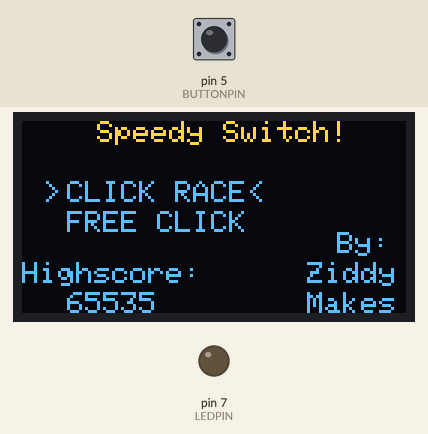
This sketch was run on a simulated Arduino Uno, built with avr-gcc and run on an emulated ATmega328P. Parts: 128×64 one-colour display, output pins drawn as LEDs (lit = HIGH). Inputs (shaded band) come from the test bench; at power-on: pin 5 (BUTTONPIN) HIGH. The OLED is the two-colour kind (top 16 rows yellow); the display library's start-up logo is not drawn.

Above: at 1.3 s.
1.4 s: pin 5 (BUTTONPIN) pulled LOW for 3.2 s
At 2.04 s:
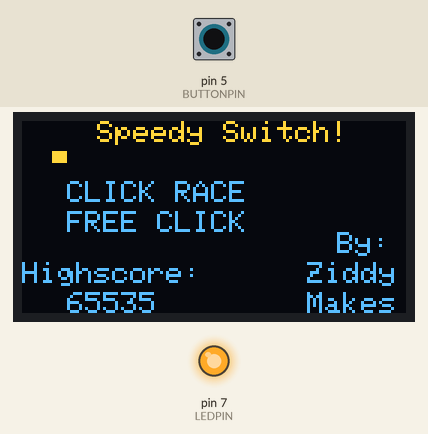
5.2 s: pin 5 (BUTTONPIN) pulled LOW for 0.15 s
At 6.8 s:
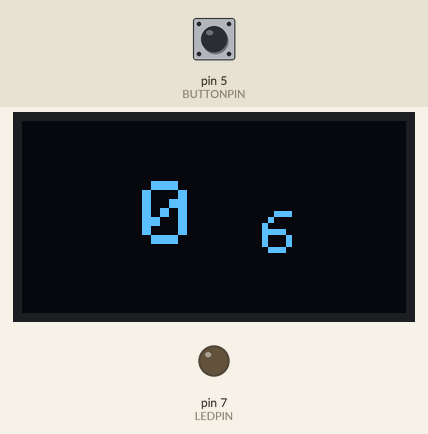
8.3 s: pin 5 (BUTTONPIN) pulled LOW for 1 s
At 9.7 s:
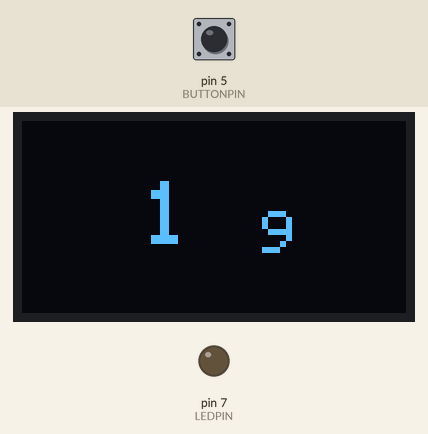
10.8 s: pin 5 (BUTTONPIN) pulled LOW for 0.15 s
At 11.8 s:
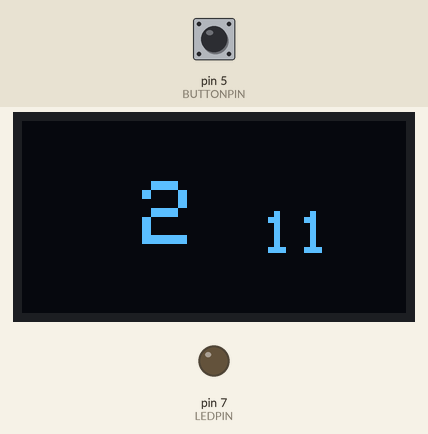
Timing chart, 0 to 13.4 s (numbered marks = the images above; inputs shaded):
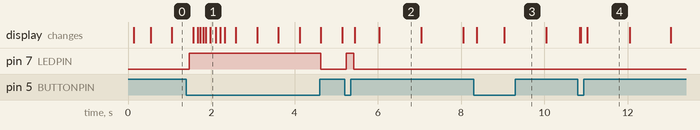

The sketch:

SpeedySwitch.ino
```cpp
#include <SPI.h>
#include <Wire.h>
#include <Adafruit_GFX.h>
#include <Adafruit_SSD1306.h>
#include <avr/pgmspace.h>
#include <math.h>
#include <EEPROM.h>

#define BUTTONPIN 5
#define LEDPIN 7
#define VBATPIN A1

static bool button_state = false;
boolean button_latched = false;

uint16_t highscore = 0;

int consoleState = 0;

#define SCREEN_WIDTH 128 // OLED display width, in pixels
#define SCREEN_HEIGHT 64 // OLED display height, in pixels

// Declaration for an SSD1306 display connected to I2C (SDA, SCL pins)
#define OLED_RESET     -1 // Reset pin # (or -1 if sharing Arduino reset pin)
Adafruit_SSD1306 display(SCREEN_WIDTH, SCREEN_HEIGHT, &Wire, OLED_RESET);

unsigned long elaspedTime = millis();


void setup() {
  display.begin(SSD1306_SWITCHCAPVCC, 0x3C);
  getHighscore();
  display.display();

  pinMode(BUTTONPIN, INPUT_PULLUP);
  pinMode(LEDPIN, OUTPUT);
  display.clearDisplay();

  while (millis() - elaspedTime < 100);

}

void loop() {
    elaspedTime = millis();

    button_state = (digitalRead(BUTTONPIN) == LOW);

    if(consoleState == 0){
      menu_init();
      menu_display();
      menu_input_handle();
    } else {
      display.clearDisplay();
      free_click_mode();
    }
}

void getHighscore() {
  EEPROM.get(0, highscore);
}

void updateHighscore(uint16_t currentRunScore) {
  if (currentRunScore > highscore) {
    EEPROM.write(0, currentRunScore);
    highscore = currentRunScore;
  }
}
```

freeClick.ino
```cpp
boolean freeClickInit(){

}

uint16_t free_click_mode_clicks = 0;
unsigned long elaspedTimeSinceFreeClickStart = elaspedTime;

void free_click_mode(){
  if(button_state){
    if(!button_latched){
       free_click_mode_clicks++;
    }
    button_latched = true;
  } else {
    button_latched = false;
  }

  display.setTextSize(3);
  display.setTextColor(WHITE);

  display.setCursor(40, 20);
  display.println(free_click_mode_clicks);
  render_free_click_elasped_time();
  holdIndicator(10,10);
  display.display();
}


void render_free_click_elasped_time(){
    display.setTextSize(2);
    display.setCursor(80, 30);
    display.println(round((elaspedTime - elaspedTimeSinceFreeClickStart)/1000));
}
```

menu.ino
```cpp
  uint8_t cursor_pos_state = 0;
  uint8_t cursor_pos_y[] = {20, 30};

  boolean blinkSelectorStateOn = true;
  unsigned long blinkSelectorLastTime = 0;


  unsigned long buttonHoldStartTime = 0;
  unsigned long buttonHoldDeltaTime = 0;
  boolean holdCompleted = false;
  int holdIndicatorHeight = 0;

  static void menu_init(){
    display.clearDisplay();
    display.setTextSize(1);
    display.setTextColor(WHITE);

    display.setCursor(25, 0);
    display.println(F("Speedy Switch!"));

    display.setTextSize(1);
    display.setCursor(105, 37);
    display.println(F("By:"));
    display.setCursor(95, 47);
    display.println(F("Ziddy"));
    display.setCursor(95, 57);
    display.println(F("Makes"));

    display.setCursor(15, 20);
    display.println(F("CLICK RACE"));
    display.setCursor(15, 30);
    display.println(F("FREE CLICK"));

    display.setCursor(0, 47);
    display.println(F("Highscore:"));
    display.setCursor(15, 57);
    display.println(highscore);

  }

  static void menu_display(){
    display.setTextSize(1);
    toggleBlinkSelector();
    holdIndicator(10, 10);
    display.display();
  }

  static void toggleBlinkSelector(){
    if((elaspedTime - blinkSelectorLastTime) > 500){
      if(!blinkSelectorStateOn){
        blinkSelectorStateOn = true;
      } else {
        blinkSelectorStateOn = false;
      }
      blinkSelectorLastTime = elaspedTime;
    }

    if(blinkSelectorStateOn){
      display.drawChar(75, cursor_pos_y[cursor_pos_state],'<', WHITE, 0, 1);
      display.drawChar(7, cursor_pos_y[cursor_pos_state], '>', WHITE, 0, 1);
    }

  }

  static void holdIndicator(int holdIndicatorBoxX, int holdIndicatorBoxY){

    if(button_state){
      if(!button_latched){
        buttonHoldStartTime = elaspedTime;
      }
      button_latched = true;

      buttonHoldDeltaTime = elaspedTime - buttonHoldStartTime;

      if(buttonHoldDeltaTime > 200){
        if(!holdCompleted){
          holdIndicatorHeight = round(buttonHoldDeltaTime/80);

          display.fillRect(holdIndicatorBoxX, holdIndicatorBoxY, 5, 10-holdIndicatorHeight, WHITE);

          if(holdIndicatorHeight > 9){
            cursor_pos_state++;
            if(cursor_pos_state > 1){
              cursor_pos_state = 0;
            }
            holdIndicatorHeight = 0;
            buttonHoldStartTime = elaspedTime;
            holdCompleted = true;
          }
        }
    }

    } else {

     if(button_latched && (buttonHoldDeltaTime < 200)){
        consoleState = 1;
      }

      holdCompleted = false;
      button_latched = false;
    }
  }


  static void menu_input_handle(){
    if(button_state){
      digitalWrite(LEDPIN, HIGH);
    } else {
      digitalWrite(LEDPIN, LOW);
    }
  }
```

Measured:
- after the input at 1.4 s, pin 7 (LEDPIN): LOW → HIGH after 0.07 s, → LOW 3.2 s later; the display: first differs from a run without the input after 0.27 s (image 1 shows a later state)
- after the input at 5.2 s, pin 7 (LEDPIN): LOW → HIGH after 0.05 s, → LOW 0.17 s later; the display: first changes after 0.24 s (image 2 shows a later state)
- after the input at 10.8 s, the display: first changes after 0.05 s (image 4 shows a later state)
- what the display in image 2 shows lasts 1.0 s, from 6.0 s to 7.0 s
